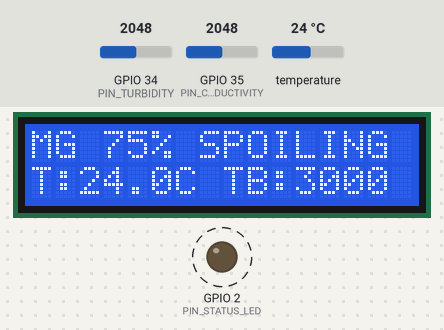
A sketch run on a simulated ESP32. Shown: 16×2 character LCD, output pins drawn as LEDs (lit = HIGH). Dashed ring = blinking. Inputs (shaded band) come from the test bench; at power-on: temperature 24 °C, GPIO 34 (PIN_TURBIDITY) = 2048, GPIO 35 (PIN_CONDUCTIVITY) = 2048. What the sketch prints to the serial monitor is not drawn.

Above: at 2.8 s.
2.9 s: temperature set to 27.4 °C
At 4.56 s:
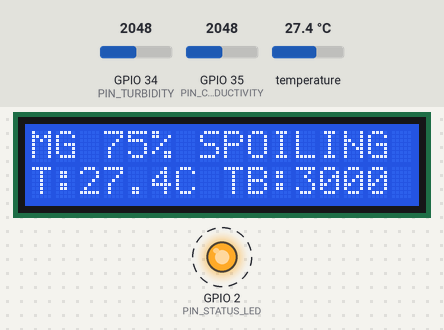
7.0 s: temperature set to 28.9 °C
At 8.3 s:
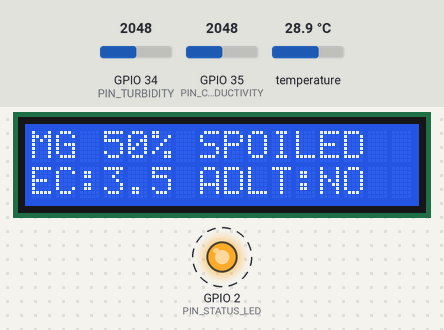
10.9 s: GPIO 34 (PIN_TURBIDITY) set to 960
At 12.1 s:
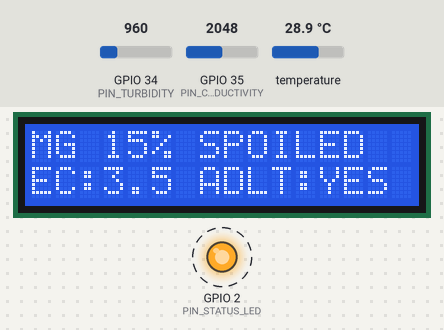
15.0 s: temperature set to 12 °C
At 16.3 s:
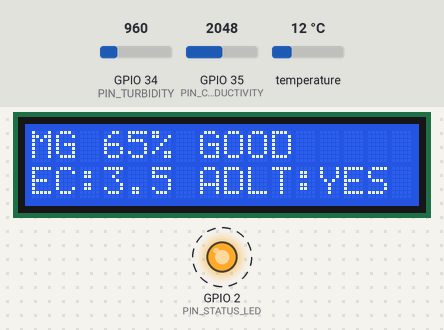
18.9 s: GPIO 35 (PIN_CONDUCTIVITY) set to 2866
At 20.3 s:
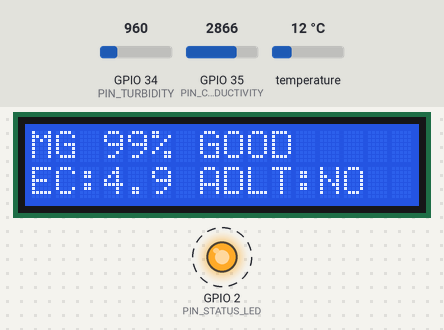
23.0 s: GPIO 34 (PIN_TURBIDITY) set to 1043
At 25.3 s:
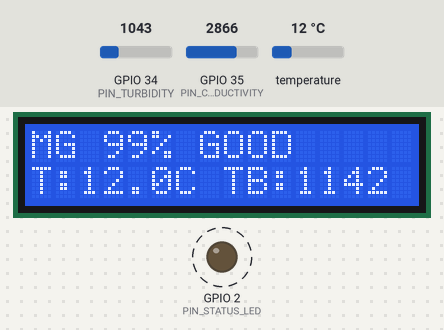
Timing chart, 0 to 27.1 s (numbered marks = the images above; inputs shaded):
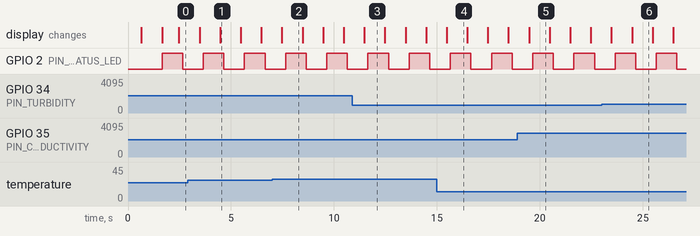

The sketch:

milkguard_esp32_firmware.ino
```cpp
// ============================================================================
// MilkGuard - ESP32 Smart Milk Quality Verification Firmware (v2.1 Auto-Detect)
// Features:
// - Automatic I2C Address Scanner (auto-detects 0x27 or 0x3F for RG1602A / 2004 LCD)
// - Non-blocking I2C timeouts (prevents ESP32 from freezing if LCD is miswired)
// - DS18B20 1-Wire Digital Temperature Probe (GPIO 4 with 4.7k pull-up)
// - Optical Turbidity Sensor (GPIO 34 / ADC1_CH6) with 16-sample oversampling
// - Conductivity / TDS Probe (GPIO 35 / ADC1_CH7) with 16-sample oversampling
// - Local RG1602A (16x2) Screen Display with auto-switching metrics
// - Dual connectivity: USB UART Serial (115200 baud) + Wi-Fi SoftAP (192.168.4.1)
// ============================================================================

#include <WiFi.h>
#include <WebServer.h>
#include <Wire.h>
#include <LiquidCrystal_I2C.h>
#include <OneWire.h>
#include <DallasTemperature.h>

// --- PIN DEFINITIONS ---
#define PIN_DS18B20      4   // Digital OneWire Temp Probe (with 4.7k pullup)
#define PIN_TURBIDITY    34  // Analog Optical Turbidity Sensor (ADC1_CH6)
#define PIN_CONDUCTIVITY 35  // Analog Conductivity / TDS Sensor (ADC1_CH7)
#define PIN_I2C_SDA      21  // ESP32 Hardware I2C SDA
#define PIN_I2C_SCL      22  // ESP32 Hardware I2C SCL
#define PIN_STATUS_LED    2  // Built-in Blue LED

#define LCD_COLS 16          // RG1602A has 16 columns
#define LCD_ROWS 2           // RG1602A has 2 rows

OneWire oneWire(PIN_DS18B20);
DallasTemperature tempSensors(&oneWire);

// LCD pointer for dynamic I2C address detection (0x27 or 0x3F)
LiquidCrystal_I2C* lcd = nullptr;
bool lcdFound = false;
uint8_t lcdAddress = 0x27;

WebServer server(80);

// --- WI-FI CREDENTIALS ---
const char* AP_SSID = "MilkGuard-ESP32";
const char* AP_PASS = "milkguard123";

// --- TELEMETRY VARIABLES ---
float temperatureC   = 24.5;
int   turbidityNTU   = 2450;
float turbidityV     = 3.85;
float conductivityMS = 4.75;
float phValue        = 6.62;
int   qualityScore   = 94;
String spoilageState = "GOOD";
String adultState    = "NOT_DETECTED";

String lcdLine0 = "MG 94% GOOD     ";
String lcdLine1 = "T:24.5C TB:2450 ";
unsigned long lastReadTime = 0;
bool alternateScreen = false;
int rawTurbidityADC = 0;
int rawConductivityADC = 0;

// --- I2C BUS SCANNER HELPER ---
uint8_t scanI2CAddress() {
  Serial.println("[I2C] Scanning I2C bus on SDA=21, SCL=22...");
  uint8_t foundAddr = 0;
  for (uint8_t addr = 1; addr < 127; addr++) {
    Wire.beginTransmission(addr);
    if (Wire.endTransmission() == 0) {
      Serial.print("[I2C] Found active device at address 0x");
      if (addr < 16) Serial.print("0");
      Serial.println(addr, HEX);
      if (addr == 0x27 || addr == 0x3F || foundAddr == 0) {
        foundAddr = addr;
      }
    }
  }
  return foundAddr;
}

// --- CORS HEADERS ---
void setCORSHeaders() {
  server.sendHeader("Access-Control-Allow-Origin", "*");
  server.sendHeader("Access-Control-Allow-Methods", "GET, POST, OPTIONS");
  server.sendHeader("Access-Control-Allow-Headers", "*");
}

// --- TELEMETRY JSON GENERATOR ---
void handleTelemetry() {
  setCORSHeaders();
  String json = "{"
    "\"deviceId\":\"MG-001\","
    "\"temperature\":" + String(temperatureC, 2) + ","
    "\"turbidity\":" + String(turbidityNTU) + ","
    "\"turbidityVoltage\":" + String(turbidityV, 2) + ","
    "\"conductivity\":" + String(conductivityMS, 2) + ","
    "\"ph\":" + String(phValue, 2) + ","
    "\"mq3\":135,"
    "\"mq135\":275,"
    "\"mq137\":85,"
    "\"humidity\":58,"
    "\"spoilage\":\"" + spoilageState + "\","
    "\"adulteration\":\"" + adultState + "\","
    "\"qualityScore\":" + String(qualityScore) + ","
    "\"score\":" + String(qualityScore) + ","
    "\"lcd\":[\"" + lcdLine0 + "\",\"" + lcdLine1 + "\"]"
  "}";
  server.send(200, "application/json", json);
}

void setup() {
  Serial.begin(115200);
  delay(500);
  Serial.println("\n\n========================================");
  Serial.println("  MILKGUARD ESP32 HARDWARE CONTROLLER   ");
  Serial.println("========================================");

  pinMode(PIN_STATUS_LED, OUTPUT);
  pinMode(PIN_TURBIDITY, INPUT);
  pinMode(PIN_CONDUCTIVITY, INPUT);

  // 1. Initialize Wire with non-blocking timeout
  Wire.begin(PIN_I2C_SDA, PIN_I2C_SCL);
  Wire.setTimeOut(100); // 100ms timeout prevents hanging

  // 2. Auto-Scan for LCD Address
  lcdAddress = scanI2CAddress();
  if (lcdAddress != 0) {
    Serial.print("[LCD] Initializing LCD at address 0x");
    Serial.println(lcdAddress, HEX);
    lcd = new LiquidCrystal_I2C(lcdAddress, LCD_COLS, LCD_ROWS);
    lcd->init();
    lcd->backlight();
    lcd->clear();
    lcd->setCursor(0, 0);
    lcd->print("MILKGUARD ESP32");
    lcd->setCursor(0, 1);
    lcd->print("Sensors Init...");
    lcdFound = true;
    Serial.println("[LCD] LCD initialized successfully.");
  } else {
    Serial.println("[WARN] No I2C LCD detected! Check SDA=21, SCL=22, 5V power, and contrast trimmer.");
  }

  // 3. Initialize DS18B20 Temp Probe
  Serial.println("[TEMP] Initializing Dallas DS18B20 on GPIO 4...");
  tempSensors.begin();
  int deviceCount = tempSensors.getDeviceCount();
  Serial.print("[TEMP] Found ");
  Serial.print(deviceCount);
  Serial.println(" DS18B20 temperature sensor(s).");
  if (deviceCount == 0) {
    Serial.println("[WARN] DS18B20 not detected on GPIO 4! Verify 4.7k pull-up resistor between Data and 3.3V.");
  }

  // 4. Start Wi-Fi SoftAP
  Serial.println("[WIFI] Starting Access Point: MilkGuard-ESP32...");
  WiFi.softAP(AP_SSID, AP_PASS);
  Serial.print("[WIFI] AP IP Address: ");
  Serial.println(WiFi.softAPIP());

  // 5. Setup HTTP Server Endpoints
  server.onNotFound([]() {
    if (server.method() == HTTP_OPTIONS) {
      setCORSHeaders();
      server.send(204);
    } else {
      server.send(404, "text/plain", "Not Found");
    }
  });

  server.on("/telemetry", HTTP_GET, handleTelemetry);
  server.on("/api/sensors", HTTP_GET, handleTelemetry);
  server.begin();
  Serial.println("[HTTP] Web server started on port 80.");
  Serial.println("[READY] System initialization complete. Entering acquisition loop.\n");

  delay(1000);
  if (lcdFound && lcd) {
    lcd->clear();
  }
}

void loop() {
  server.handleClient();

  if (millis() - lastReadTime >= 1000) {
    lastReadTime = millis();

    // Toggle onboard LED to indicate loop is alive
    digitalWrite(PIN_STATUS_LED, !digitalRead(PIN_STATUS_LED));

    // --- 1. READ TEMPERATURE (DS18B20) ---
    tempSensors.requestTemperatures();
    float t = tempSensors.getTempCByIndex(0);
    if (t > -40.0 && t < 95.0 && t != 85.0) {
      temperatureC = t;
    } else if (t == -127.00) {
      // Sensor disconnected / not communicating
      // Keep previous or show warning
      Serial.println("[WARN] DS18B20 read error (-127C). Check connection on GPIO 4.");
    }

    // --- 2. READ TURBIDITY (16-sample oversampling) ---
    long turbSum = 0;
    for (int i = 0; i < 16; i++) {
      turbSum += analogRead(PIN_TURBIDITY);
      delayMicroseconds(100);
    }
    rawTurbidityADC = turbSum / 16;
    // Map ESP32 12-bit ADC (0-4095) to voltage (0-3.3V, adjusted for 5V divider)
    turbidityV = (rawTurbidityADC / 4095.0) * 3.3 * (5.0 / 3.3);
    // Standard optical turbidity polynomial calibration:
    turbidityNTU = constrain((int)(-1120.4 * turbidityV * turbidityV + 5742.3 * turbidityV - 4352.9), 100, 4000);

    // --- 3. READ CONDUCTIVITY (16-sample oversampling) ---
    long condSum = 0;
    for (int i = 0; i < 16; i++) {
      condSum += analogRead(PIN_CONDUCTIVITY);
      delayMicroseconds(100);
    }
    rawConductivityADC = condSum / 16;
    float condV = (rawConductivityADC / 4095.0) * 3.3;
    conductivityMS = constrain(condV * 2.1, 0.5, 12.0);

    // --- 4. CLASSIFICATION HEURISTICS ---
    bool isWaterDiluted = (turbidityNTU < 1400) && (conductivityMS < 3.5);
    bool isIonicAdulterated = (conductivityMS > 6.0);
    bool isSpoiledAcid = (temperatureC > 28.0) || (turbidityNTU > 3200);

    adultState = (isWaterDiluted || isIonicAdulterated) ? "DETECTED" : "NOT_DETECTED";
    if (isSpoiledAcid) {
      spoilageState = "SPOILED";
    } else if (temperatureC > 25.0 || turbidityNTU > 2800) {
      spoilageState = "SPOILING";
    } else {
      spoilageState = "GOOD";
    }

    int score = 100;
    if (spoilageState == "SPOILED") score -= 50;
    else if (spoilageState == "SPOILING") score -= 25;
    if (adultState == "DETECTED") score -= 35;
    qualityScore = constrain(score, 10, 99);

    // --- 5. UPDATE LOCAL RG1602A LCD (16x2) ---
    lcdLine0 = "MG " + String(qualityScore) + "% " + spoilageState;
    while (lcdLine0.length() < 16) lcdLine0 += " ";
    lcdLine0 = lcdLine0.substring(0, 16);

    alternateScreen = !alternateScreen;
    if (alternateScreen) {
      lcdLine1 = "T:" + String(temperatureC, 1) + "C TB:" + String(turbidityNTU);
    } else {
      lcdLine1 = "EC:" + String(conductivityMS, 1) + " ADLT:" + (adultState == "DETECTED" ? "YES" : "NO ");
    }
    while (lcdLine1.length() < 16) lcdLine1 += " ";
    lcdLine1 = lcdLine1.substring(0, 16);

    if (lcdFound && lcd) {
      lcd->setCursor(0, 0);
      lcd->print(lcdLine0);
      lcd->setCursor(0, 1);
      lcd->print(lcdLine1);
    }

    // --- 6. SERIAL STREAM (Readable Debug + Standard JSON) ---
    Serial.print("[DATA] RawTurb=");
    Serial.print(rawTurbidityADC);
    Serial.print(" (");
    Serial.print(turbidityNTU);
    Serial.print(" NTU) | RawCond=");
    Serial.print(rawConductivityADC);
    Serial.print(" (");
    Serial.print(conductivityMS, 2);
    Serial.print(" mS) | Temp=");
    Serial.print(temperatureC, 1);
    Serial.println(" C");

    // Standard JSON output line for MilkGuard PWA WebSerial parser
    Serial.print("{\"deviceId\":\"MG-001\",\"temp\":");
    Serial.print(temperatureC, 2);
    Serial.print(",\"turb\":");
    Serial.print(turbidityNTU);
    Serial.print(",\"turbV\":");
    Serial.print(turbidityV, 2);
    Serial.print(",\"ec\":");
    Serial.print(conductivityMS, 2);
    Serial.print(",\"ph\":");
    Serial.print(phValue, 2);
    Serial.print(",\"mq3\":135,\"mq135\":275,\"mq137\":85,\"humidity\":58");
    Serial.print(",\"spoilage\":\"");
    Serial.print(spoilageState);
    Serial.print("\",\"adulteration\":\"");
    Serial.print(adultState);
    Serial.print("\",\"score\":");
    Serial.print(qualityScore);
    Serial.print(",\"lcd\":[\"");
    Serial.print(lcdLine0);
    Serial.print("\",\"");
    Serial.print(lcdLine1);
    Serial.println("\"]}");
  }
}
```

Measured:
- the behaviour switches between 28 and 28.1 °C on temperature (found by bisection; images 1 and 2)
- the behaviour switches between 1003 and 1004 on GPIO 34 (PIN_TURBIDITY) (found by bisection; images 5 and 6)
- after the input at 2.9 s, the display: first differs from a run without the input after 1.6 s (image 1)
- after the input at 7.0 s, the display: changes after 0.48 s (image 2)
- after the input at 10.9 s, the display: changes after 0.58 s (image 3)
- after the input at 15.0 s, the display: changes after 0.48 s (image 4)
- after the input at 18.9 s, the display: changes after 0.58 s (image 5)
- after the input at 23.0 s, the display: first differs from a run without the input after 1.5 s (image 6)
